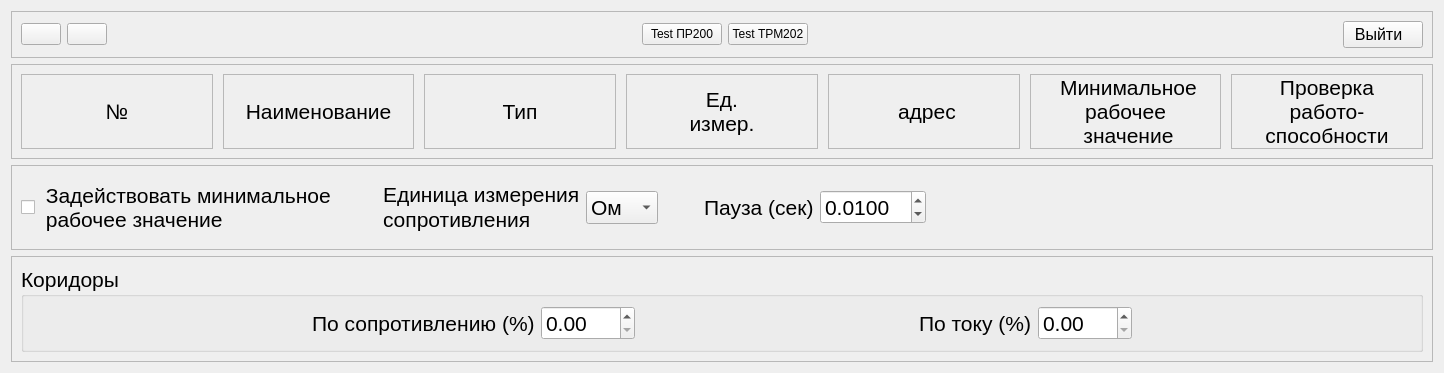
<?xml version="1.0" encoding="UTF-8"?>
<ui version="4.0">
 <class>Form</class>
 <widget class="QWidget" name="Form">
  <property name="geometry">
   <rect>
    <x>0</x>
    <y>0</y>
    <width>1444</width>
    <height>373</height>
   </rect>
  </property>
  <property name="sizePolicy">
   <sizepolicy hsizetype="Minimum" vsizetype="Minimum">
    <horstretch>0</horstretch>
    <verstretch>0</verstretch>
   </sizepolicy>
  </property>
  <property name="windowTitle">
   <string>Настройка приборов и коридоров</string>
  </property>
  <layout class="QVBoxLayout" name="verticalLayout">
   <item>
    <widget class="QFrame" name="frame">
     <property name="sizePolicy">
      <sizepolicy hsizetype="Preferred" vsizetype="Fixed">
       <horstretch>0</horstretch>
       <verstretch>0</verstretch>
      </sizepolicy>
     </property>
     <property name="frameShape">
      <enum>QFrame::StyledPanel</enum>
     </property>
     <property name="frameShadow">
      <enum>QFrame::Raised</enum>
     </property>
     <layout class="QHBoxLayout" name="horizontalLayout_2">
      <item>
       <layout class="QHBoxLayout" name="horizontalLayout">
        <item>
         <widget class="QPushButton" name="pushButton">
          <property name="focusPolicy">
           <enum>Qt::NoFocus</enum>
          </property>
          <property name="toolTip">
           <string>добавить прибор</string>
          </property>
          <property name="text">
           <string/>
          </property>
          <property name="icon">
           <iconset>
            <normaloff>:/ico/ico/Play_Red_128.png</normaloff>:/ico/ico/Play_Red_128.png</iconset>
          </property>
          <property name="iconSize">
           <size>
            <width>36</width>
            <height>36</height>
           </size>
          </property>
         </widget>
        </item>
        <item>
         <widget class="QPushButton" name="pushButton_2">
          <property name="focusPolicy">
           <enum>Qt::NoFocus</enum>
          </property>
          <property name="toolTip">
           <string>удалить неактивные приборы</string>
          </property>
          <property name="text">
           <string/>
          </property>
          <property name="icon">
           <iconset>
            <normaloff>:/ico/ico/Play_Red_128.png</normaloff>:/ico/ico/Play_Red_128.png</iconset>
          </property>
          <property name="iconSize">
           <size>
            <width>36</width>
            <height>36</height>
           </size>
          </property>
         </widget>
        </item>
        <item>
         <spacer name="horizontalSpacer">
          <property name="orientation">
           <enum>Qt::Horizontal</enum>
          </property>
          <property name="sizeHint" stdset="0">
           <size>
            <width>40</width>
            <height>20</height>
           </size>
          </property>
         </spacer>
        </item>
        <item>
         <widget class="QPushButton" name="pushButton_4">
          <property name="text">
           <string>Test ПР200</string>
          </property>
         </widget>
        </item>
        <item>
         <widget class="QPushButton" name="pushButton_5">
          <property name="text">
           <string>Test ТРМ202</string>
          </property>
         </widget>
        </item>
        <item>
         <spacer name="horizontalSpacer_8">
          <property name="orientation">
           <enum>Qt::Horizontal</enum>
          </property>
          <property name="sizeHint" stdset="0">
           <size>
            <width>40</width>
            <height>20</height>
           </size>
          </property>
         </spacer>
        </item>
        <item>
         <widget class="QPushButton" name="pushButton_3">
          <property name="font">
           <font>
            <pointsize>12</pointsize>
           </font>
          </property>
          <property name="focusPolicy">
           <enum>Qt::NoFocus</enum>
          </property>
          <property name="text">
           <string>Выйти  </string>
          </property>
          <property name="iconSize">
           <size>
            <width>36</width>
            <height>36</height>
           </size>
          </property>
         </widget>
        </item>
       </layout>
      </item>
     </layout>
    </widget>
   </item>
   <item>
    <widget class="QFrame" name="frame_2">
     <property name="sizePolicy">
      <sizepolicy hsizetype="Preferred" vsizetype="Minimum">
       <horstretch>0</horstretch>
       <verstretch>0</verstretch>
      </sizepolicy>
     </property>
     <property name="frameShape">
      <enum>QFrame::StyledPanel</enum>
     </property>
     <property name="frameShadow">
      <enum>QFrame::Raised</enum>
     </property>
     <layout class="QHBoxLayout" name="horizontalLayout_3">
      <item>
       <layout class="QGridLayout" name="gridLayout">
        <property name="sizeConstraint">
         <enum>QLayout::SetMinimumSize</enum>
        </property>
        <property name="horizontalSpacing">
         <number>10</number>
        </property>
        <property name="verticalSpacing">
         <number>6</number>
        </property>
        <item row="0" column="2">
         <widget class="QLabel" name="label_2">
          <property name="maximumSize">
           <size>
            <width>16777215</width>
            <height>16777215</height>
           </size>
          </property>
          <property name="font">
           <font>
            <pointsize>16</pointsize>
           </font>
          </property>
          <property name="frameShape">
           <enum>QFrame::StyledPanel</enum>
          </property>
          <property name="text">
           <string> Наименование </string>
          </property>
          <property name="alignment">
           <set>Qt::AlignCenter</set>
          </property>
         </widget>
        </item>
        <item row="0" column="3">
         <widget class="QLabel" name="label_3">
          <property name="maximumSize">
           <size>
            <width>16777215</width>
            <height>16777215</height>
           </size>
          </property>
          <property name="font">
           <font>
            <pointsize>16</pointsize>
           </font>
          </property>
          <property name="frameShape">
           <enum>QFrame::StyledPanel</enum>
          </property>
          <property name="text">
           <string>Тип</string>
          </property>
          <property name="alignment">
           <set>Qt::AlignCenter</set>
          </property>
         </widget>
        </item>
        <item row="0" column="4">
         <widget class="QLabel" name="label_4">
          <property name="sizePolicy">
           <sizepolicy hsizetype="Preferred" vsizetype="Preferred">
            <horstretch>0</horstretch>
            <verstretch>0</verstretch>
           </sizepolicy>
          </property>
          <property name="minimumSize">
           <size>
            <width>0</width>
            <height>0</height>
           </size>
          </property>
          <property name="maximumSize">
           <size>
            <width>16777215</width>
            <height>16777215</height>
           </size>
          </property>
          <property name="font">
           <font>
            <pointsize>16</pointsize>
            <weight>50</weight>
            <bold>false</bold>
           </font>
          </property>
          <property name="frameShape">
           <enum>QFrame::StyledPanel</enum>
          </property>
          <property name="text">
           <string>Ед.
 измер. </string>
          </property>
          <property name="alignment">
           <set>Qt::AlignCenter</set>
          </property>
         </widget>
        </item>
        <item row="0" column="5">
         <widget class="QLabel" name="label_5">
          <property name="sizePolicy">
           <sizepolicy hsizetype="Preferred" vsizetype="Preferred">
            <horstretch>0</horstretch>
            <verstretch>0</verstretch>
           </sizepolicy>
          </property>
          <property name="maximumSize">
           <size>
            <width>16777215</width>
            <height>16777215</height>
           </size>
          </property>
          <property name="font">
           <font>
            <pointsize>16</pointsize>
           </font>
          </property>
          <property name="frameShape">
           <enum>QFrame::StyledPanel</enum>
          </property>
          <property name="text">
           <string> 
 адрес 
            </string>
          </property>
          <property name="alignment">
           <set>Qt::AlignCenter</set>
          </property>
         </widget>
        </item>
        <item row="0" column="1">
         <widget class="QLabel" name="label">
          <property name="maximumSize">
           <size>
            <width>16777215</width>
            <height>16777215</height>
           </size>
          </property>
          <property name="font">
           <font>
            <pointsize>16</pointsize>
           </font>
          </property>
          <property name="frameShape">
           <enum>QFrame::StyledPanel</enum>
          </property>
          <property name="text">
           <string>№</string>
          </property>
          <property name="alignment">
           <set>Qt::AlignCenter</set>
          </property>
         </widget>
        </item>
        <item row="0" column="6">
         <widget class="QLabel" name="label_9">
          <property name="font">
           <font>
            <pointsize>16</pointsize>
           </font>
          </property>
          <property name="frameShape">
           <enum>QFrame::StyledPanel</enum>
          </property>
          <property name="text">
           <string> Минимальное
рабочее
     значение    </string>
          </property>
          <property name="alignment">
           <set>Qt::AlignCenter</set>
          </property>
         </widget>
        </item>
        <item row="0" column="7">
         <widget class="QLabel" name="label_10">
          <property name="font">
           <font>
            <pointsize>16</pointsize>
           </font>
          </property>
          <property name="frameShape">
           <enum>QFrame::StyledPanel</enum>
          </property>
          <property name="text">
           <string>Проверка
работо-
 способности </string>
          </property>
          <property name="alignment">
           <set>Qt::AlignCenter</set>
          </property>
         </widget>
        </item>
       </layout>
      </item>
     </layout>
    </widget>
   </item>
   <item>
    <widget class="QFrame" name="frame_4">
     <property name="frameShape">
      <enum>QFrame::StyledPanel</enum>
     </property>
     <property name="frameShadow">
      <enum>QFrame::Raised</enum>
     </property>
     <layout class="QHBoxLayout" name="horizontalLayout_6">
      <item>
       <widget class="QCheckBox" name="checkBox">
        <property name="font">
         <font>
          <pointsize>16</pointsize>
         </font>
        </property>
        <property name="text">
         <string> Задействовать минимальное
 рабочее значение</string>
        </property>
       </widget>
      </item>
      <item>
       <spacer name="horizontalSpacer_7">
        <property name="orientation">
         <enum>Qt::Horizontal</enum>
        </property>
        <property name="sizeType">
         <enum>QSizePolicy::Minimum</enum>
        </property>
        <property name="sizeHint" stdset="0">
         <size>
          <width>40</width>
          <height>20</height>
         </size>
        </property>
       </spacer>
      </item>
      <item>
       <widget class="QLabel" name="label_8">
        <property name="font">
         <font>
          <pointsize>16</pointsize>
         </font>
        </property>
        <property name="text">
         <string>&lt;!DOCTYPE HTML PUBLIC &quot;-//W3C//DTD HTML 4.0//EN&quot; &quot;http://www.w3.org/TR/REC-html40/strict.dtd&quot;&gt;
&lt;html&gt;&lt;head&gt;&lt;meta name=&quot;qrichtext&quot; content=&quot;1&quot; /&gt;&lt;style type=&quot;text/css&quot;&gt;
p, li { white-space: pre-wrap; }
&lt;/style&gt;&lt;/head&gt;&lt;body style=&quot; font-family:'MS Shell Dlg 2'; font-size:8.25pt; font-weight:400; font-style:normal;&quot;&gt;
&lt;p style=&quot; margin-top:0px; margin-bottom:0px; margin-left:0px; margin-right:0px; -qt-block-indent:0; text-indent:0px;&quot;&gt;&lt;span style=&quot; font-size:16pt;&quot;&gt;Единица измерения&lt;/span&gt;&lt;/p&gt;
&lt;p style=&quot; margin-top:0px; margin-bottom:0px; margin-left:0px; margin-right:0px; -qt-block-indent:0; text-indent:0px;&quot;&gt;&lt;span style=&quot; font-size:16pt;&quot;&gt;сопротивления&lt;/span&gt;&lt;/p&gt;&lt;/body&gt;&lt;/html&gt;</string>
        </property>
       </widget>
      </item>
      <item>
       <widget class="QComboBox" name="comboBox">
        <property name="font">
         <font>
          <pointsize>16</pointsize>
         </font>
        </property>
        <item>
         <property name="text">
          <string>Ом</string>
         </property>
        </item>
        <item>
         <property name="text">
          <string>мОм</string>
         </property>
        </item>
       </widget>
      </item>
      <item>
       <spacer name="horizontalSpacer_6">
        <property name="orientation">
         <enum>Qt::Horizontal</enum>
        </property>
        <property name="sizeType">
         <enum>QSizePolicy::Minimum</enum>
        </property>
        <property name="sizeHint" stdset="0">
         <size>
          <width>40</width>
          <height>20</height>
         </size>
        </property>
       </spacer>
      </item>
      <item>
       <widget class="QLabel" name="label_11">
        <property name="font">
         <font>
          <pointsize>16</pointsize>
         </font>
        </property>
        <property name="text">
         <string>Пауза (сек)</string>
        </property>
       </widget>
      </item>
      <item>
       <widget class="QDoubleSpinBox" name="doubleSpinBox_3">
        <property name="font">
         <font>
          <pointsize>16</pointsize>
         </font>
        </property>
        <property name="buttonSymbols">
         <enum>QAbstractSpinBox::UpDownArrows</enum>
        </property>
        <property name="keyboardTracking">
         <bool>true</bool>
        </property>
        <property name="decimals">
         <number>4</number>
        </property>
        <property name="singleStep">
         <double>0.010000000000000</double>
        </property>
        <property name="value">
         <double>0.010000000000000</double>
        </property>
       </widget>
      </item>
      <item>
       <spacer name="horizontalSpacer_5">
        <property name="orientation">
         <enum>Qt::Horizontal</enum>
        </property>
        <property name="sizeType">
         <enum>QSizePolicy::Expanding</enum>
        </property>
        <property name="sizeHint" stdset="0">
         <size>
          <width>500</width>
          <height>20</height>
         </size>
        </property>
       </spacer>
      </item>
     </layout>
    </widget>
   </item>
   <item>
    <widget class="QFrame" name="frame_3">
     <property name="frameShape">
      <enum>QFrame::StyledPanel</enum>
     </property>
     <property name="frameShadow">
      <enum>QFrame::Raised</enum>
     </property>
     <layout class="QHBoxLayout" name="horizontalLayout_4">
      <item>
       <widget class="QGroupBox" name="groupBox">
        <property name="font">
         <font>
          <pointsize>16</pointsize>
         </font>
        </property>
        <property name="title">
         <string>Коридоры</string>
        </property>
        <layout class="QHBoxLayout" name="horizontalLayout_5">
         <item>
          <layout class="QGridLayout" name="gridLayout_2">
           <item row="0" column="1">
            <widget class="QLabel" name="label_6">
             <property name="font">
              <font>
               <pointsize>16</pointsize>
              </font>
             </property>
             <property name="text">
              <string>По сопротивлению (%)</string>
             </property>
            </widget>
           </item>
           <item row="0" column="4">
            <widget class="QLabel" name="label_7">
             <property name="font">
              <font>
               <pointsize>16</pointsize>
              </font>
             </property>
             <property name="text">
              <string>По току (%)</string>
             </property>
            </widget>
           </item>
           <item row="0" column="3">
            <spacer name="horizontalSpacer_2">
             <property name="orientation">
              <enum>Qt::Horizontal</enum>
             </property>
             <property name="sizeHint" stdset="0">
              <size>
               <width>40</width>
               <height>20</height>
              </size>
             </property>
            </spacer>
           </item>
           <item row="0" column="0">
            <spacer name="horizontalSpacer_3">
             <property name="orientation">
              <enum>Qt::Horizontal</enum>
             </property>
             <property name="sizeHint" stdset="0">
              <size>
               <width>40</width>
               <height>20</height>
              </size>
             </property>
            </spacer>
           </item>
           <item row="0" column="6">
            <spacer name="horizontalSpacer_4">
             <property name="orientation">
              <enum>Qt::Horizontal</enum>
             </property>
             <property name="sizeHint" stdset="0">
              <size>
               <width>40</width>
               <height>20</height>
              </size>
             </property>
            </spacer>
           </item>
           <item row="0" column="2">
            <widget class="QDoubleSpinBox" name="doubleSpinBox">
             <property name="buttonSymbols">
              <enum>QAbstractSpinBox::UpDownArrows</enum>
             </property>
             <property name="keyboardTracking">
              <bool>true</bool>
             </property>
             <property name="maximum">
              <double>999.990000000000009</double>
             </property>
            </widget>
           </item>
           <item row="0" column="5">
            <widget class="QDoubleSpinBox" name="doubleSpinBox_2">
             <property name="buttonSymbols">
              <enum>QAbstractSpinBox::UpDownArrows</enum>
             </property>
             <property name="maximum">
              <double>999.990000000000009</double>
             </property>
            </widget>
           </item>
          </layout>
         </item>
        </layout>
       </widget>
      </item>
     </layout>
    </widget>
   </item>
  </layout>
 </widget>
 <resources/>
 <connections/>
</ui>
